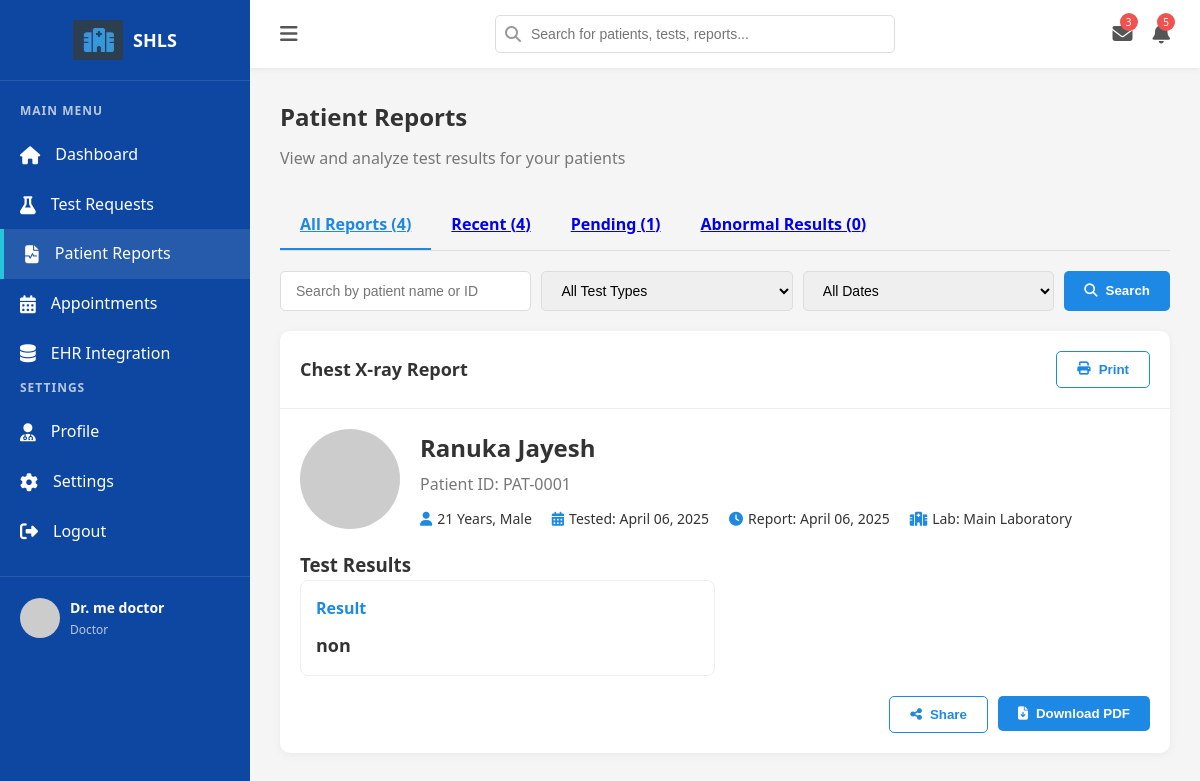
The page /patient-reports.php?report_id=5 (signed in) on the database its author committed.
### tables this page shows
CREATE TABLE `users` (
  `id` int(11) NOT NULL,
  `username` varchar(50) NOT NULL,
  `password` varchar(255) NOT NULL,
  `full_name` varchar(100) NOT NULL,
  `role` enum('admin','doctor','lab_staff','patient') NOT NULL,
  `email` varchar(100) NOT NULL,
  `status` enum('active','inactive','pending') NOT NULL DEFAULT 'pending',
  `last_login` datetime DEFAULT NULL,
  `created_at` timestamp NOT NULL DEFAULT current_timestamp(),
  `updated_at` timestamp NOT NULL DEFAULT current_timestamp() ON UPDATE current_timestamp()
);

CREATE TABLE `test_results` (
  `id` int(11) NOT NULL,
  `patient_id` int(11) DEFAULT NULL,
  `doctor_id` int(11) DEFAULT NULL,
  `lab_staff_id` int(11) DEFAULT NULL,
  `test_id` int(11) DEFAULT NULL,
  `test_name` varchar(100) DEFAULT NULL,
  `order_date` timestamp NULL DEFAULT NULL,
  `test_date` date DEFAULT NULL,
  `status` enum('pending','processing','completed','cancelled') DEFAULT 'pending',
  `results` text DEFAULT NULL,
  `result_file` varchar(255) DEFAULT NULL,
  `created_at` timestamp NULL DEFAULT current_timestamp(),
  `updated_at` timestamp NULL DEFAULT current_timestamp() ON UPDATE current_timestamp()
);

CREATE TABLE `tests` (
  `id` int(11) NOT NULL,
  `category_id` int(11) DEFAULT NULL,
  `name` varchar(100) NOT NULL,
  `description` text DEFAULT NULL,
  `price` decimal(10,2) NOT NULL,
  `turnaround_time` varchar(50) DEFAULT NULL,
  `created_at` timestamp NOT NULL DEFAULT current_timestamp(),
  `updated_at` timestamp NOT NULL DEFAULT current_timestamp() ON UPDATE current_timestamp()
);

CREATE TABLE `patients` (
  `id` int(11) NOT NULL,
  `first_name` varchar(50) NOT NULL,
  `last_name` varchar(50) NOT NULL,
  `date_of_birth` date NOT NULL,
  `gender` varchar(20) NOT NULL,
  `national_id` varchar(50) NOT NULL,
  `email` varchar(100) NOT NULL,
  `phone` varchar(20) NOT NULL,
  `address` text NOT NULL,
  `city` varchar(50) NOT NULL,
  `state` varchar(50) NOT NULL,
  `zip_code` varchar(20) NOT NULL,
  `country` varchar(50) NOT NULL,
  `blood_type` varchar(10) DEFAULT NULL,
  `allergies` text DEFAULT NULL,
  `medications` text DEFAULT NULL,
  `medical_conditions` text DEFAULT NULL,
  `emergency_contact` varchar(100) DEFAULT NULL,
  `emergency_phone` varchar(20) DEFAULT NULL,
  `username` varchar(50) NOT NULL,
  `password` varchar(255) NOT NULL,
  `security_question` varchar(100) NOT NULL,
  `security_answer` varchar(100) NOT NULL,
  `remember_token` varchar(64) DEFAULT NULL,
  `token_expires` datetime DEFAULT NULL,
  `created_at` timestamp NOT NULL DEFAULT current_timestamp(),
  `language_preference` varchar(2) DEFAULT 'en',
  `timezone` varchar(2) DEFAULT 'et',
  `appointment_reminders` tinyint(1) DEFAULT 1,
  `test_result_notifications` tinyint(1) DEFAULT 1,
  `doctor_messages` tinyint(1) DEFAULT 1,
  `medication_reminders` tinyint(1) DEFAULT 1,
  `health_tips` tinyint(1) DEFAULT 1,
  `data_usage_research` tinyint(1) DEFAULT 0,
  `profile_visibility` tinyint(1) DEFAULT 1,
  `two_factor_auth` tinyint(1) DEFAULT 0,
  `share_medical_records` tinyint(1) DEFAULT 1,
  `allow_email_communications` tinyint(1) DEFAULT 1,
  `allow_sms_communications` tinyint(1) DEFAULT 1
);

### patient-reports.php (the view, shortened to what this page needs)
<?php
require_once 'config/db_connection.php';
$doctor_id = $_SESSION['doctor_id'];
$stmt = $pdo->prepare("
    SELECT u.*, d.specialization, d.department
    FROM users u
    LEFT JOIN doctors d ON u.id = d.id
    WHERE u.id = ? AND u.role = 'doctor'
");
$stmt->execute([$doctor_id]);
$doctor = $stmt->fetch(PDO::FETCH_ASSOC);
$stmt = $pdo->prepare("
    SELECT tr.*, p.id as pat_id, p.first_name, p.last_name, p.email, p.phone, p.date_of_birth, p.gender,
           t.name as test_name, t.price, t.category_id, tc.name as category_name,
           tr.created_at, tr.status, tr.results
    FROM test_results tr
    JOIN patients p ON tr.patient_id = p.id
    JOIN tests t ON tr.test_id = t.id
    JOIN test_categories tc ON t.category_id = tc.id
    WHERE tr.doctor_id = ?
    ORDER BY tr.created_at DESC
");
$stmt->execute([$doctor_id]);
$all_reports = $stmt->fetchAll(PDO::FETCH_ASSOC);
$recent_reports = array_slice($all_reports, 0, 5);
$pending_reports = array_filter($all_reports, function($report) {
    return $report['status'] == 'pending';
});
$abnormal_reports = array_filter($all_reports, function($report) {
    return $report['status'] == 'abnormal';
});
$total_reports = count($all_reports);
$pending_count = count($pending_reports);
$abnormal_count = count($abnormal_reports);
$selected_report = null;
if (isset($_GET['report_id'])) {
    $report_id = $_GET['report_id'];
    $stmt = $pdo->prepare("
        SELECT tr.*, p.id as pat_id, p.first_name, p.last_name, p.email, p.phone, p.date_of_birth, p.gender,
               t.name as test_name, t.price, t.category_id, tc.name as category_name,
               tr.created_at, tr.status, tr.results
        FROM test_results tr
        JOIN patients p ON tr.patient_id = p.id
        JOIN tests t ON tr.test_id = t.id
        JOIN test_categories tc ON t.category_id = tc.id
        WHERE tr.id = ? AND tr.doctor_id = ?
    ");
    $stmt->execute([$report_id, $doctor_id]);
    $selected_report = $stmt->fetch(PDO::FETCH_ASSOC);
}
$active_tab = isset($_GET['tab']) ? $_GET['tab'] : 'all';
?>
<!DOCTYPE html>
<html lang="en">
<head>
    <link rel="stylesheet" href="https://cdnjs.cloudflare.com/ajax/libs/font-awesome/6.4.0/css/all.min.css">
</head>
<body>
    <div class="container">
        <div class="sidebar" id="sidebar">
            <div class="sidebar-header">
                <img src="images/lab-logo.png" alt="Logo">
                <h3>SHLS</h3>
            </div>
            <div class="sidebar-menu">
                <h4>MAIN MENU</h4>
                <a href="doctor-dashboard.php" class="menu-item">
                    <i class="fas fa-home"></i>
                    <span>Dashboard</span>
                </a>
                <a href="test-request.php" class="menu-item">
                    <i class="fas fa-flask"></i>
                    <span>Test Requests</span>
                </a>
                <a href="patient-reports.php" class="menu-item active">
                    <i class="fas fa-file-medical-alt"></i>
                    <span>Patient Reports</span>
                </a>
                <a href="appointment-scheduling.php" class="menu-item">
                    <i class="fas fa-calendar-alt"></i>
                    <span>Appointments</span>
                </a>
                <a href="ehr-integration.php" class="menu-item">
                    <i class="fas fa-database"></i>
                    <span>EHR Integration</span>
                </a>
                <h4>SETTINGS</h4>
                <a href="#" class="menu-item">
                    <i class="fas fa-user-md"></i>
                    <span>Profile</span>
                </a>
                <a href="#" class="menu-item">
                    <i class="fas fa-cog"></i>
                    <span>Settings</span>
                </a>
                <a href="logout.php" class="menu-item">
                    <i class="fas fa-sign-out-alt"></i>
                    <span>Logout</span>
                </a>
            </div>
            <div class="doctor-profile">
                <img src="https://via.placeholder.com/40x40?text=DR" alt="Doctor">
                <div class="doctor-profile-info">
                    <h4>Dr. <?php echo htmlspecialchars($doctor['full_name']); ?></h4>
                    <p><?php echo htmlspecialchars($doctor['specialization'] ?? 'Doctor'); ?></p>
                </div>
            </div>
        </div>
        <div class="main-content">
            <div class="topbar">
                <button class="toggle-btn" id="toggleSidebar">
                    <i class="fas fa-bars"></i>
                </button>
                <div class="search-box">
                    <i class="fas fa-search"></i>
                    <input type="text" placeholder="Search for patients, tests, reports...">
                </div>
                <div class="topbar-actions">
                    <div class="action-item">
                        <i class="fas fa-envelope"></i>
                        <div class="notification-badge">3</div>
                    </div>
                    <div class="action-item">
                        <i class="fas fa-bell"></i>
                        <div class="notification-badge">5</div>
                    </div>
                </div>
            </div>
            <div class="content">
                <div class="page-header">
                    <h2>Patient Reports</h2>
                    <p>View and analyze test results for your patients</p>
                </div>
                <div class="tabs">
                    <a href="patient-reports.php?tab=all" class="tab <?php echo $active_tab === 'all' ? 'active' : ''; ?>" data-tab="all">All Reports (<?php echo $total_reports; ?>)</a>
                    <a href="patient-reports.php?tab=recent" class="tab <?php echo $active_tab === 'recent' ? 'active' : ''; ?>" data-tab="recent">Recent (<?php echo count($recent_reports); ?>)</a>
                    <a href="patient-reports.php?tab=pending" class="tab <?php echo $active_tab === 'pending' ? 'active' : ''; ?>" data-tab="pending">Pending (<?php echo $pending_count; ?>)</a>
                    <a href="patient-reports.php?tab=abnormal" class="tab <?php echo $active_tab === 'abnormal' ? 'active' : ''; ?>" data-tab="abnormal">Abnormal Results (<?php echo $abnormal_count; ?>)</a>
                </div>
                <div class="search-filter">
                    <input type="text" class="form-control" placeholder="Search by patient name or ID">
                    <select class="form-control">
                        <option value="">All Test Types</option>
                    </select>
                    <select class="form-control">
                        <option value="">All Dates</option>
                    </select>
                    <button class="btn btn-primary">
                        <i class="fas fa-search"></i> Search
                    </button>
                </div>
                <?php if ($selected_report): ?>
                <div class="card">
                    <div class="card-header">
                        <h3><?php echo htmlspecialchars($selected_report['test_name']); ?> Report</h3>
                        <div>
                            <form method="post" style="display: inline;">
                                <button type="submit" name="action" value="print" class="btn btn-secondary" id="printReport">
                                    <i class="fas fa-print"></i> Print
                                </button>
                            </form>
                        </div>
                    </div>
                    <div class="card-body">
                        <div class="patient-info">
                            <div class="patient-avatar">
                                <img src="https://via.placeholder.com/100x100?text=<?php echo substr($selected_report['first_name'], 0, 1) . substr($selected_report['last_name'], 0, 1); ?>" alt="Patient">
                            </div>
                            <div class="patient-details">
                                <h3><?php echo htmlspecialchars($selected_report['first_name'] . ' ' . $selected_report['last_name']); ?></h3>
                                <div class="id">Patient ID: PAT-<?php echo sprintf('%04d', $selected_report['pat_id']); ?></div>
                                <div class="patient-meta">
                                    <div class="meta-item">
                                        <i class="fas fa-user"></i>
                                        <?php
                                        $dob = new DateTime($selected_report['date_of_birth']);
                                        $now = new DateTime();
                                        $age = $now->diff($dob)->y;
                                        echo $age . ' Years, ' . ucfirst($selected_report['gender']);
                                        ?>
                                    </div>
                                    <div class="meta-item">
                                        <i class="fas fa-calendar-alt"></i> Tested: <?php echo date('F d, Y', strtotime($selected_report['created_at'])); ?>
                                    </div>
                                    <div class="meta-item">
                                        <i class="fas fa-clock"></i> Report: <?php echo date('F d, Y', strtotime($selected_report['created_at'])); ?>
                                    </div>
                                    <div class="meta-item">
                                        <i class="fas fa-hospital"></i> Lab: Main Laboratory
                                    </div>
                                </div>
                            </div>
                        </div>
                        <div class="test-details">
                            <h3>Test Results</h3>
                            <div class="details-grid">
                                <?php
                                $results = [];
                                if (!empty($selected_report['results'])) {
                                    if (is_array($selected_report['results'])) {
                                        $results = $selected_report['results'];
                                    } else {
                                        $decoded_results = json_decode($selected_report['results'], true);
                                        if (json_last_error() === JSON_ERROR_NONE && is_array($decoded_results)) {
                                            $results = $decoded_results;
                                        } else {
                                            $results = ['Result' => ['value' => $selected_report['results'], 'unit' => '']];
                                        }
                                    }
                                }
                                if (empty($results)) {
                                    echo '<div class="detail-item"><p>No detailed results available for this test.</p></div>';
                                } else {
                                    foreach ($results as $param => $value) {
                                        if (is_array($value) && isset($value['value'])) {
                                            $isAbnormal = isset($value['is_abnormal']) && $value['is_abnormal'];
                                            $class = $isAbnormal ? 'abnormal' : '';
                                            echo '<div class="detail-item ' . $class . '">';
                                            echo '<h4>' . htmlspecialchars($param) . '</h4>';
                                            echo '<div class="detail-value">' . htmlspecialchars($value['value']) . ' ' . htmlspecialchars($value['unit'] ?? '') . '</div>';
                                            echo '</div>';
                                        } else {
                                            echo '<div class="detail-item">';
                                            echo '<h4>' . htmlspecialchars($param) . '</h4>';
                                            echo '<div class="detail-value">' . htmlspecialchars(is_array($value) ? json_encode($value) : $value) . '</div>';
                                            echo '</div>';
                                        }
                                    }
                                }
                                ?>
                            </div>
                        </div>
                        <div class="report-actions">
                            <form method="post" style="display: inline;">
                                <button type="submit" name="action" value="share" class="btn btn-secondary">
                                    <i class="fas fa-share-alt"></i> Share
                                </button>
                            </form>
                            <form method="post" style="display: inline;">
                                <button type="submit" name="action" value="download" class="btn btn-primary">
                                    <i class="fas fa-file-download"></i> Download PDF
                                </button>
                            </form>
                        </div>
                    </div>
                </div>
                <?php endif; ?>
            </div>
        </div>
    </div>
</body>
</html>

### rows shown on the page
users: full_name "me doctor"
test_results: test.name "Chest X-ray", patient.last_name "Ranuka Jayesh", patient "0001", patient.gender "Male", created_at "April 06, 2025"

### other values the page prints
$doctor['specialization'] "Doctor"
$total_reports "4"
count($recent_reports) "4"
$pending_count "1"
$abnormal_count "0"
$param "Result"
$value['value'] "non"
